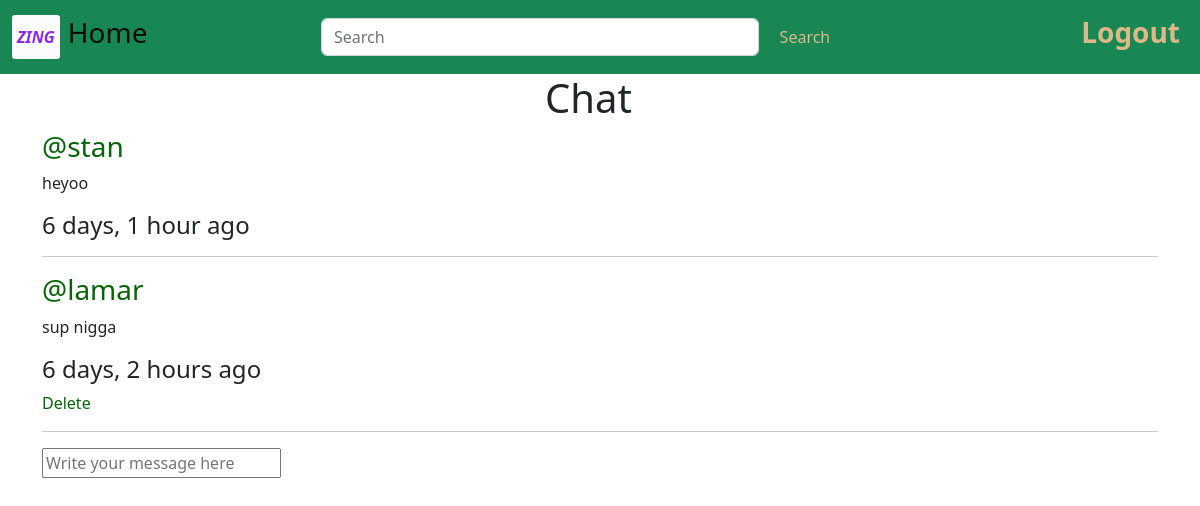
/chat/2 (signed in), run on the app's committed database.
### base/models.py (models this page shows, shortened)
class Chatr(models.Model):
    chat_user = models.ForeignKey(User,on_delete=models.CASCADE,null=True)
    body = models.TextField()
    chadd = models.ForeignKey(Productd,on_delete=models.CASCADE,null=True)
    created = models.DateTimeField(auto_now_add=True)
    class Meta:
        ordering = ['-created']

### base/views.py (the view, shortened to what this page needs)
# urls.py: path('chat/<int:pk>',views.Chatt,name='chat'),
@login_required(login_url='login')
def Chatt(request,pk):
    chad = Productd.objects.get(id=pk)
    chat = chad.chatr_set.all()
    context = {'chat':chat,'chad':chad}
    return render(request,'base/chat.html',context)

### base/templates/base/chat.html (shortened to what this page needs)
{% extends "main.html" %}
{% block content %}
    <div class="hh"><h1 >Chat</h1></div>
    <div class="box">
        <div class="container">
            {% for message in chat %}
            {% if message.chadd.product_name == chad.product_name %}
            <a href="{% url 'profile' request.user.id %}"><h3>@{{message.chat_user}}</h3></a>
            <p>{{message.body}}</p>
            <h4>{{message.created|timesince}} ago</h4>
            {% if request.user == message.chat_user %}
            <a href="{% url 'delete-message' message.id %}">Delete</a>
            {% endif %}
            <hr>
            {% endif %}
            {% endfor %}
            {% if request.user.is_authenticated %}
                <div>
                    <form action="" method="POST">
                        <input type="text" name="body" placeholder="Write your message here">
                    </form>
                </div>
            {% endif %}
        </div>
    </div>
{% endblock %}

### base/templates/base/chat.html (style rules this page uses)
.container a { text-decoration: none; color: rgb(6, 101, 6); }
.hh { justify-content: center; padding-left: 545px; }

### data on the page
Chatr: chat_user "stan", body "heyoo", created "6 days, 1 hour"
Chatr: chat_user "lamar", body "sup nigga", created "6 days, 2 hours", shows "Delete"
